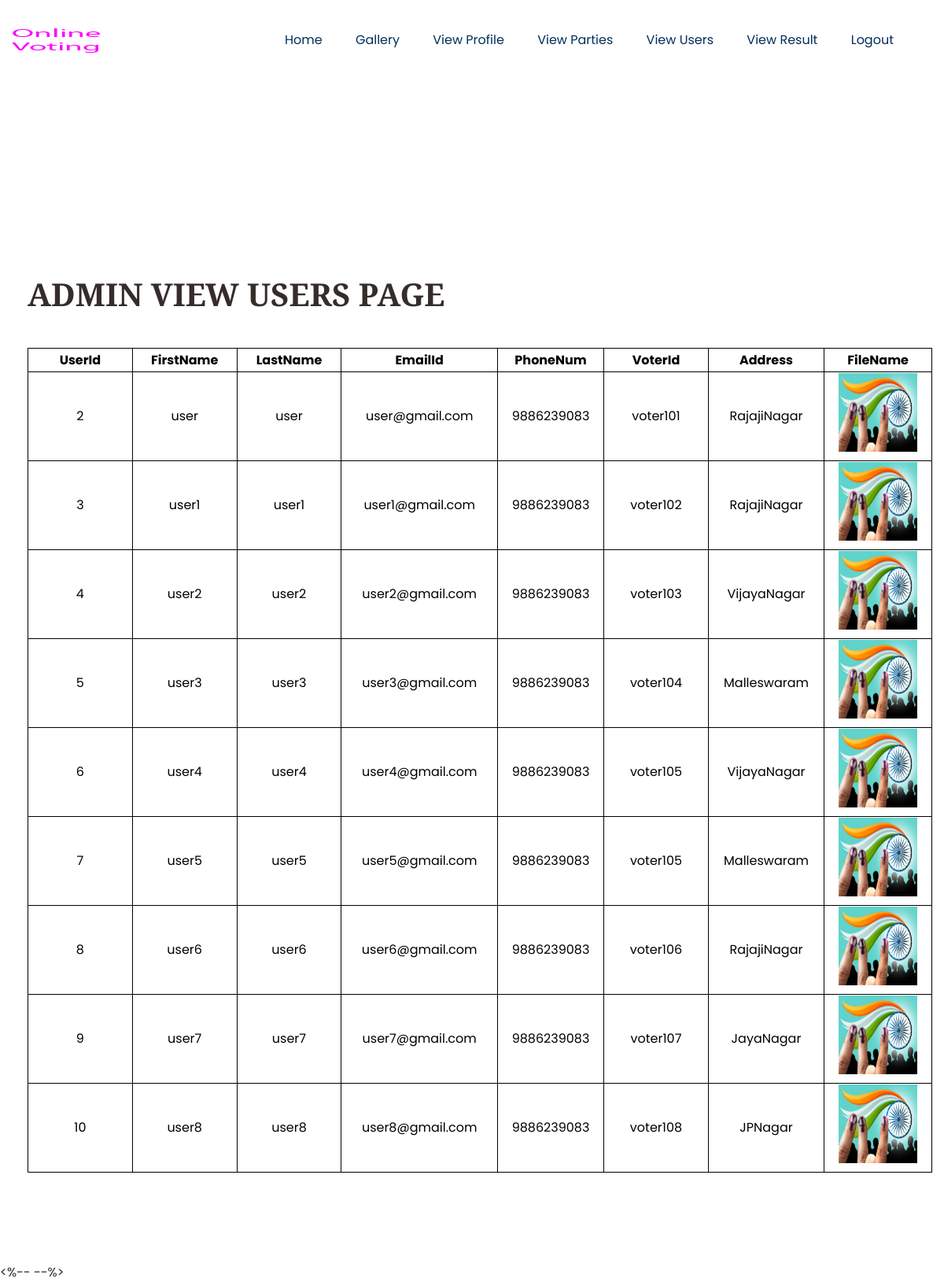
/PartyViewUsers.php, run on the app's committed database.
### tables this page shows
CREATE TABLE `usertable` (
  `UserId` int(11) NOT NULL AUTO_INCREMENT,
  `FirstName` varchar(50) DEFAULT NULL,
  `LastName` varchar(50) DEFAULT NULL,
  `EmailId` varchar(50) DEFAULT NULL,
  `PhoneNum` varchar(50) DEFAULT NULL,
  `LoginName` varchar(50) DEFAULT NULL,
  `PASSWORD` varchar(50) DEFAULT NULL,
  `VoterId` varchar(50) DEFAULT NULL,
  `Address` varchar(100) DEFAULT NULL,
  `FileName` varchar(100) DEFAULT NULL,
  PRIMARY KEY (`UserId`)
);

### PartyViewUsers.php (the view, shortened to what this page needs)
<!DOCTYPE html PUBLIC "-//W3C//DTD HTML 4.01 Transitional//EN" "http://www.w3.org/TR/html4/loose.dtd">
<html>
<head>
            <link rel="stylesheet" href="assets/css/bootstrap.min.css">
            <link rel="stylesheet" href="assets/css/owl.carousel.min.css">
            <link rel="stylesheet" href="assets/css/flaticon.css">
            <link rel="stylesheet" href="assets/css/slicknav.css">
            <link rel="stylesheet" href="assets/css/animate.min.css">
            <link rel="stylesheet" href="assets/css/magnific-popup.css">
            <link rel="stylesheet" href="assets/css/fontawesome-all.min.css">
            <link rel="stylesheet" href="assets/css/themify-icons.css">
            <link rel="stylesheet" href="assets/css/slick.css">
            <link rel="stylesheet" href="assets/css/nice-select.css">
            <link rel="stylesheet" href="assets/css/style.css">
   </head>
   <body>
 <?PHP
include './PartyHeader.php';
?>
    <main>
        <div class="Our-story-area story-padding">
            <div class="container">
                <div class="row">
                    <div class="col-lg-12">
                        <div class="story-caption">
                            <h3>Admin View Users Page</h3>
                            <p class="story1">
                                                            <?PHP
                                try {
                                    $obj = new DBClass();
                                    $conn = $obj->connect();
                                    $sql = "SELECT * FROM usertable";
                                    $result = $conn->query($sql);
                                    if ($result->num_rows > 0) {
                                        $sql1 = "DESC usertable";
                                        echo "<table style='width:100%;'>";
                                        echo "<tr style='border:1px solid black; height:30px;'>";
                                        $result1 = mysqli_query($conn, $sql1);
                                        while ($row1 = mysqli_fetch_array($result1)) {
                                            if ($row1['Field'] != 'LoginName' && $row1['Field'] != 'PASSWORD' && $row1['Field'] != 'BirthDay' && $row1['Field'] != 'Aadhar')
                                                echo "<th style='border:1px solid black; height:20px;'>" . $row1['Field'] . "</th>";
                                        }
                                        echo "</tr>";
                                        $sql = "select * from usertable";
                                        $result = mysqli_query($conn, $sql);
                                        while ($row = $result->fetch_assoc()) {
                                            $sql1 = "DESC usertable";
                                            $result1 = mysqli_query($conn, $sql1);
                                            echo "<tr  style='border:1px solid black; height:30px;'>";
                                            while ($row1 = mysqli_fetch_array($result1)) {
                                                if ($row1['Field'] == 'FileName')
                                                    echo "<td  style='border:1px solid black;'><img src='assets/img/" . $row['FileName'] . "' width='100px' height='100px'/></td>";
                                                elseif ($row1['Field'] != 'LoginName' && $row1['Field'] != 'PASSWORD')
                                                    echo "<td  style='border:1px solid black;'>" . $row[$row1['Field']] . "</td>";
                                            }
                                            echo "</tr>";
                                        }
                                        echo "</table>";
                                    } else {
                                        echo "0 results";
                                    }
                                } catch (Exception $exc) {
                                    echo $exc->getTraceAsString();
                                }
                                ?>
</p>
                        </div>
                    </div>
                </div>
            </div>
        </div>
    </main>
    <%--  --%>
    </body>
</html>

### PartyViewUsers.php (style rules this page uses)
table,tr,td,th { border:1px solid black; color:black; text-align: center; }
td, th { color:black; width:100px; height:50px; text-align: center; }

### data on the page
usertable: Field "2", Field "user", Field "user@gmail.com", Field "9886239083", Field "voter101", Field "RajajiNagar", FileName (picture)
usertable: Field "3", Field "user1", Field "user1@gmail.com", Field "9886239083", Field "voter102", Field "RajajiNagar", FileName (picture)
usertable: Field "4", Field "user2", Field "user2@gmail.com", Field "9886239083", Field "voter103", Field "VijayaNagar", FileName (picture)
usertable: Field "5", Field "user3", Field "user3@gmail.com", Field "9886239083", Field "voter104", Field "Malleswaram", FileName (picture)
usertable: Field "6", Field "user4", Field "user4@gmail.com", Field "9886239083", Field "voter105", Field "VijayaNagar", FileName (picture)
usertable: Field "7", Field "user5", Field "user5@gmail.com", Field "9886239083", Field "voter105", Field "Malleswaram", FileName (picture)
usertable: Field "8", Field "user6", Field "user6@gmail.com", Field "9886239083", Field "voter106", Field "RajajiNagar", FileName (picture)
usertable: Field "9", Field "user7", Field "user7@gmail.com", Field "9886239083", Field "voter107", Field "JayaNagar", FileName (picture)
usertable: Field "10", Field "user8", Field "user8@gmail.com", Field "9886239083", Field "voter108", Field "JPNagar", FileName (picture)

### other printed values
$row1['Field'] "UserId"
$row1['Field'] "FirstName"
$row1['Field'] "LastName"
$row1['Field'] "EmailId"
$row1['Field'] "PhoneNum"
$row1['Field'] "VoterId"
$row1['Field'] "Address"
$row1['Field'] "FileName"
